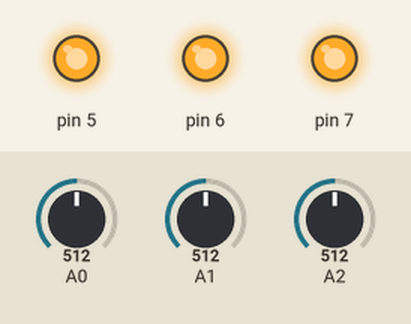
Recording of a sketch running on a simulated Arduino Uno, built with avr-gcc and run on an emulated ATmega328P. Parts: output pins drawn as LEDs (lit = HIGH). The test bench sets the inputs (shaded band); at power-on: A0 = 512, A1 = 512, A2 = 512.

Above: at 1.2 s.
1.3 s: A0 set to 109
2.8 s: A0 set to 92
At 3.7 s:
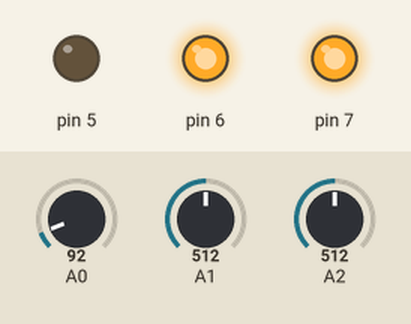
4.3 s: A1 set to 105
5.8 s: A1 set to 89
At 7.0 s:
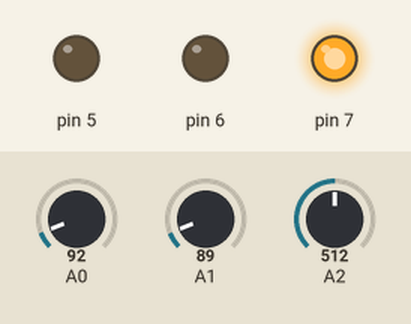
7.3 s: A2 set to 110
8.8 s: A2 set to 95
At 9.5 s:
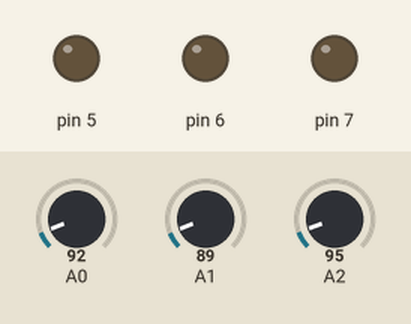
Timing chart, 0 to 11.3 s (numbered marks = the images above; inputs shaded):
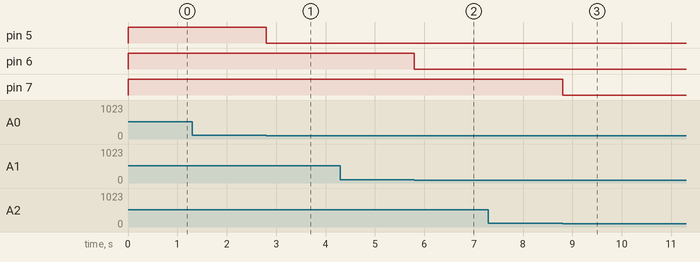

Measured:
- the behaviour switches between 100 and 99 on A0 (found by bisection; images 0 and 1)
- the behaviour switches between 100 and 99 on A1 (found by bisection; images 1 and 2)
- the behaviour switches between 100 and 99 on A2 (found by bisection; images 2 and 3)
- after the input at 1.3 s, every drawn part: stays the same
- after the input at 2.8 s, pin 5: HIGH → LOW at once
- after the input at 4.3 s, every drawn part: stays the same
- after the input at 5.8 s, pin 6: HIGH → LOW at once
- after the input at 7.3 s, every drawn part: stays the same
- after the input at 8.8 s, pin 7: HIGH → LOW at once

The sketch:

stepper_sensor.ino
```cpp
long exe_time=0;
int i=0;
int voltage=0;
void setup() {
  // put your setup code here, to run once:
  pinMode(5,OUTPUT);
  pinMode(6,OUTPUT);
  pinMode(7,OUTPUT);

}

void loop() {
  // put your main code here, to run repeatedly:
   int voltage[]={0,0,0};
   for (int i=0;i<2;i++){
    voltage[0]=voltage[0]+analogRead(0);
    voltage[1]=voltage[1]+analogRead(1);
    voltage[2]=voltage[2]+analogRead(2);
   }
   if (voltage[0]<200)
   digitalWrite(5,LOW);
   else
   digitalWrite(5,HIGH);
   if (voltage[1]<200)
   digitalWrite(6,LOW);
   else
   digitalWrite(6,HIGH);
   if (voltage[2]<200)
   digitalWrite(7,LOW);
   else
   digitalWrite(7,HIGH);

}
```
